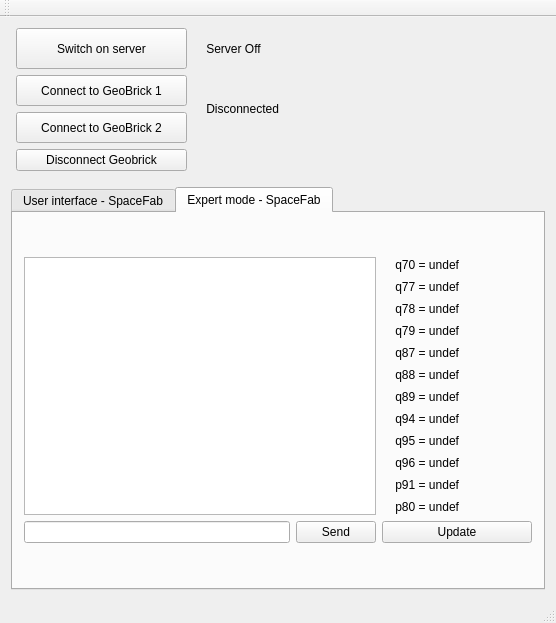
<?xml version="1.0" encoding="UTF-8"?>
<ui version="4.0">
 <class>MainWindow</class>
 <widget class="QMainWindow" name="MainWindow">
  <property name="geometry">
   <rect>
    <x>0</x>
    <y>0</y>
    <width>556</width>
    <height>623</height>
   </rect>
  </property>
  <property name="windowTitle">
   <string>SpaceFab - Software Controller</string>
  </property>
  <property name="windowIcon">
   <iconset resource="Resource.qrc">
    <normaloff>:/product-SMALL-geo-pmac.jpg</normaloff>:/product-SMALL-geo-pmac.jpg</iconset>
  </property>
  <widget class="QWidget" name="centralWidget">
   <layout class="QGridLayout" name="gridLayout">
    <item row="0" column="0">
     <layout class="QGridLayout" name="gridLayout_2">
      <property name="leftMargin">
       <number>5</number>
      </property>
      <property name="bottomMargin">
       <number>10</number>
      </property>
      <item row="0" column="0">
       <widget class="QPushButton" name="ServerOnOffButton">
        <property name="minimumSize">
         <size>
          <width>171</width>
          <height>41</height>
         </size>
        </property>
        <property name="maximumSize">
         <size>
          <width>171</width>
          <height>41</height>
         </size>
        </property>
        <property name="text">
         <string>Switch on server</string>
        </property>
        <property name="autoDefault">
         <bool>false</bool>
        </property>
        <property name="flat">
         <bool>false</bool>
        </property>
       </widget>
      </item>
      <item row="0" column="1">
       <widget class="QLabel" name="ServerLabel">
        <property name="text">
         <string>    Server Off</string>
        </property>
       </widget>
      </item>
      <item row="0" column="2" rowspan="3">
       <widget class="ClickableLabel" name="StatusQuestion">
        <property name="maximumSize">
         <size>
          <width>150</width>
          <height>150</height>
         </size>
        </property>
        <property name="cursor">
         <cursorShape>PointingHandCursor</cursorShape>
        </property>
        <property name="text">
         <string/>
        </property>
        <property name="pixmap">
         <pixmap resource="Resource.qrc">:/Information.svg</pixmap>
        </property>
        <property name="scaledContents">
         <bool>true</bool>
        </property>
       </widget>
      </item>
      <item row="1" column="0">
       <widget class="QPushButton" name="ConnectToGeobrickButton_1">
        <property name="minimumSize">
         <size>
          <width>171</width>
          <height>31</height>
         </size>
        </property>
        <property name="maximumSize">
         <size>
          <width>171</width>
          <height>31</height>
         </size>
        </property>
        <property name="text">
         <string>Connect to GeoBrick 1</string>
        </property>
       </widget>
      </item>
      <item row="1" column="1" rowspan="2">
       <widget class="QLabel" name="GeobrickConnectedLabel">
        <property name="text">
         <string>    Disconnected</string>
        </property>
       </widget>
      </item>
      <item row="2" column="0">
       <widget class="QPushButton" name="ConnectToGeobrickButton_2">
        <property name="minimumSize">
         <size>
          <width>171</width>
          <height>31</height>
         </size>
        </property>
        <property name="maximumSize">
         <size>
          <width>171</width>
          <height>31</height>
         </size>
        </property>
        <property name="text">
         <string>Connect to GeoBrick 2</string>
        </property>
       </widget>
      </item>
      <item row="3" column="0">
       <widget class="QPushButton" name="DisconnectToGeobrick">
        <property name="text">
         <string>Disconnect Geobrick</string>
        </property>
       </widget>
      </item>
     </layout>
    </item>
    <item row="1" column="0">
     <widget class="QTabWidget" name="tabWidgetMain">
      <property name="currentIndex">
       <number>1</number>
      </property>
      <widget class="QWidget" name="tabUserInterface">
       <attribute name="title">
        <string>User interface - SpaceFab</string>
       </attribute>
      </widget>
      <widget class="QWidget" name="tabSpaceFabExpert">
       <attribute name="title">
        <string>Expert mode - SpaceFab</string>
       </attribute>
       <layout class="QGridLayout" name="gridLayout_4">
        <item row="0" column="0">
         <layout class="QGridLayout" name="gridLayout_3">
          <item row="7" column="2">
           <widget class="QLabel" name="variable_label_8">
            <property name="maximumSize">
             <size>
              <width>159</width>
              <height>16</height>
             </size>
            </property>
            <property name="text">
             <string>    q94 = undef</string>
            </property>
           </widget>
          </item>
          <item row="8" column="2">
           <widget class="QLabel" name="variable_label_9">
            <property name="maximumSize">
             <size>
              <width>159</width>
              <height>16</height>
             </size>
            </property>
            <property name="text">
             <string>    q95 = undef</string>
            </property>
           </widget>
          </item>
          <item row="2" column="2">
           <widget class="QLabel" name="variable_label_3">
            <property name="maximumSize">
             <size>
              <width>159</width>
              <height>16</height>
             </size>
            </property>
            <property name="text">
             <string>    q78 = undef</string>
            </property>
           </widget>
          </item>
          <item row="10" column="2">
           <widget class="QLabel" name="variable_label_11">
            <property name="maximumSize">
             <size>
              <width>159</width>
              <height>16</height>
             </size>
            </property>
            <property name="text">
             <string>    p91 = undef</string>
            </property>
           </widget>
          </item>
          <item row="1" column="2">
           <widget class="QLabel" name="variable_label_2">
            <property name="maximumSize">
             <size>
              <width>159</width>
              <height>16</height>
             </size>
            </property>
            <property name="text">
             <string>    q77 = undef</string>
            </property>
           </widget>
          </item>
          <item row="6" column="2">
           <widget class="QLabel" name="variable_label_7">
            <property name="maximumSize">
             <size>
              <width>159</width>
              <height>16</height>
             </size>
            </property>
            <property name="text">
             <string>    q89 = undef</string>
            </property>
           </widget>
          </item>
          <item row="12" column="1">
           <widget class="QPushButton" name="SendCommandButton">
            <property name="text">
             <string>Send</string>
            </property>
           </widget>
          </item>
          <item row="0" column="0" rowspan="12" colspan="2">
           <widget class="QTextEdit" name="textEditExpertMode"/>
          </item>
          <item row="3" column="2">
           <widget class="QLabel" name="variable_label_4">
            <property name="maximumSize">
             <size>
              <width>159</width>
              <height>16</height>
             </size>
            </property>
            <property name="text">
             <string>    q79 = undef</string>
            </property>
           </widget>
          </item>
          <item row="5" column="2">
           <widget class="QLabel" name="variable_label_6">
            <property name="maximumSize">
             <size>
              <width>159</width>
              <height>16</height>
             </size>
            </property>
            <property name="text">
             <string>    q88 = undef</string>
            </property>
           </widget>
          </item>
          <item row="11" column="2">
           <widget class="QLabel" name="variable_label_12">
            <property name="maximumSize">
             <size>
              <width>159</width>
              <height>16</height>
             </size>
            </property>
            <property name="text">
             <string>    p80 = undef</string>
            </property>
           </widget>
          </item>
          <item row="4" column="2">
           <widget class="QLabel" name="variable_label_5">
            <property name="maximumSize">
             <size>
              <width>159</width>
              <height>16</height>
             </size>
            </property>
            <property name="text">
             <string>    q87 = undef</string>
            </property>
           </widget>
          </item>
          <item row="0" column="2">
           <widget class="QLabel" name="variable_label_1">
            <property name="minimumSize">
             <size>
              <width>150</width>
              <height>0</height>
             </size>
            </property>
            <property name="maximumSize">
             <size>
              <width>159</width>
              <height>16</height>
             </size>
            </property>
            <property name="text">
             <string>    q70 = undef</string>
            </property>
           </widget>
          </item>
          <item row="12" column="0">
           <widget class="QLineEdit" name="lineEditExpertMode"/>
          </item>
          <item row="9" column="2">
           <widget class="QLabel" name="variable_label_10">
            <property name="maximumSize">
             <size>
              <width>159</width>
              <height>16</height>
             </size>
            </property>
            <property name="text">
             <string>    q96 = undef</string>
            </property>
           </widget>
          </item>
          <item row="12" column="2">
           <widget class="QPushButton" name="RetrieveCommonVariables">
            <property name="text">
             <string>Update</string>
            </property>
           </widget>
          </item>
         </layout>
        </item>
       </layout>
      </widget>
     </widget>
    </item>
   </layout>
  </widget>
  <widget class="QMenuBar" name="menuBar">
   <property name="geometry">
    <rect>
     <x>0</x>
     <y>0</y>
     <width>556</width>
     <height>25</height>
    </rect>
   </property>
  </widget>
  <widget class="QToolBar" name="mainToolBar">
   <attribute name="toolBarArea">
    <enum>TopToolBarArea</enum>
   </attribute>
   <attribute name="toolBarBreak">
    <bool>false</bool>
   </attribute>
  </widget>
  <widget class="QStatusBar" name="statusBar"/>
 </widget>
 <layoutdefault spacing="6" margin="11"/>
 <customwidgets>
  <customwidget>
   <class>ClickableLabel</class>
   <extends>QLabel</extends>
   <header location="global">clickablelabel.h</header>
   <slots>
    <signal>clicked()</signal>
   </slots>
  </customwidget>
 </customwidgets>
 <resources>
  <include location="Resource.qrc"/>
 </resources>
 <connections/>
</ui>
